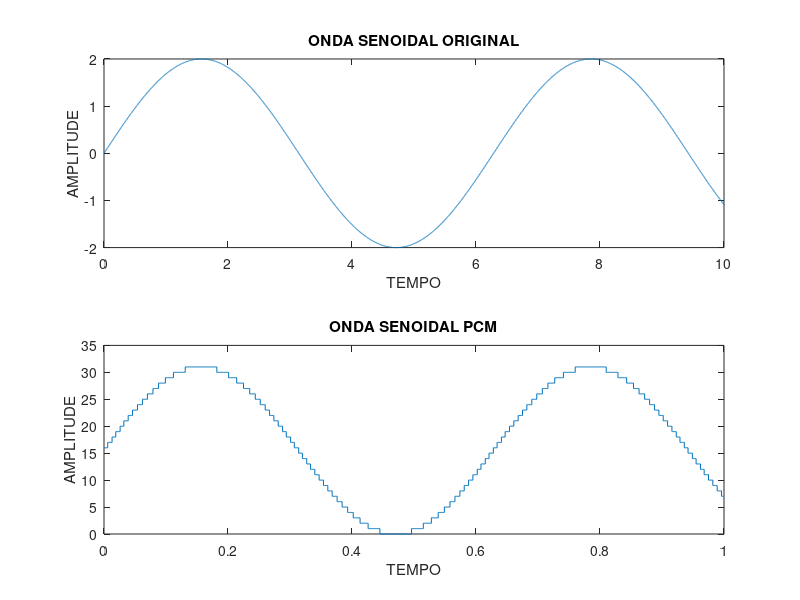

This chart was generated by the following MATLAB code:
function AnaDig
  
  intervalo = 1000;
  A = 2; 
  t = 0:1/intervalo:10;
 
  %FUNÇAO SENOIDAL BASICA 
  f = A*(sin(t));
  for i = 1:intervalo
      temp1 = i*10; 
      temp2=(f(round( temp1 )) );
      temp3 = temp2/A;
      x(i)=round(15.5+15.5*temp3);
      %PCMcode = dec2bin(abs(x(i))) % Parte binaria
  endfor  
  
  
  
	subplot(2,1,1); 
	plot(t,f);
	title("ONDA SENOIDAL ORIGINAL");
	xlabel("TEMPO");
	ylabel("AMPLITUDE");
   
	subplot(2,1,2);
	stairs(t(1:intervalo),x);
	title("ONDA SENOIDAL PCM");
	xlabel("TEMPO");
	ylabel("AMPLITUDE");
  
  
endfunction

